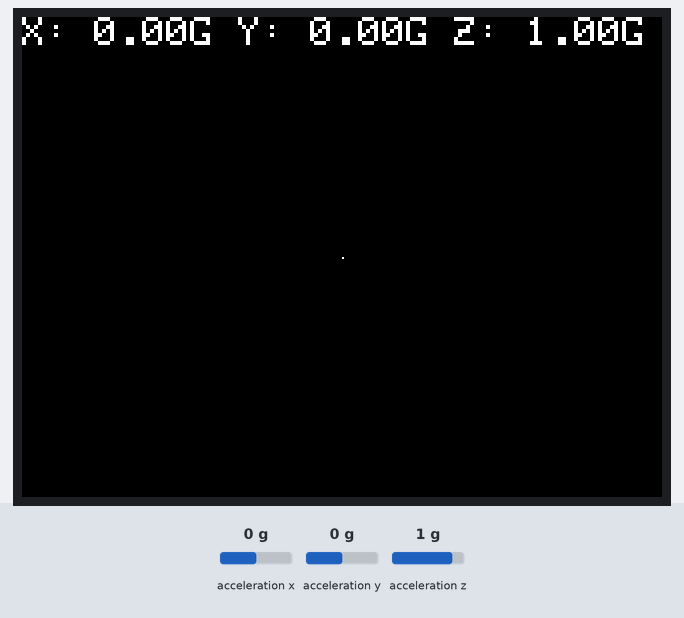
Recording of a program running on a simulated ESP32. On the bench: 320×240 colour display. The inputs (shaded band) are chosen by the test bench; at power-on: acceleration x 0 g, acceleration y 0 g, acceleration z 1 g.

Above: at 1.4 s.
1.5 s: acceleration x set to -1.4 g
At 2.1 s:
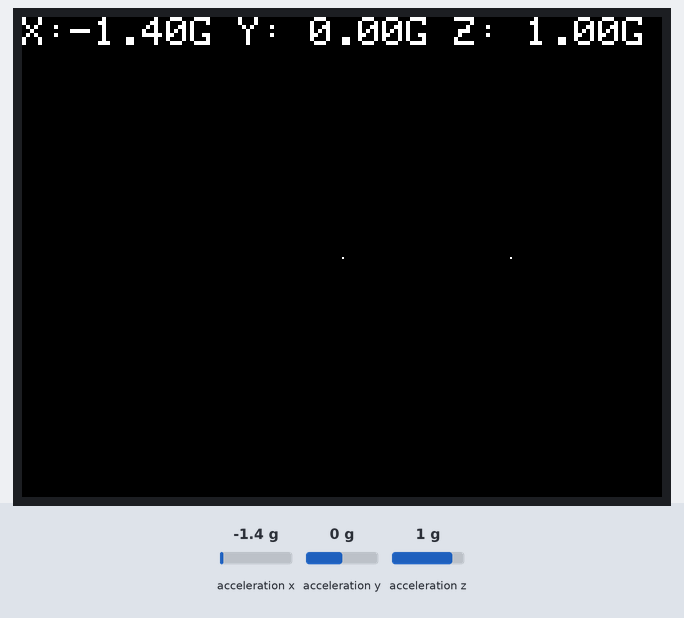
3.0 s: acceleration y set to -1.4 g
At 4.2 s:
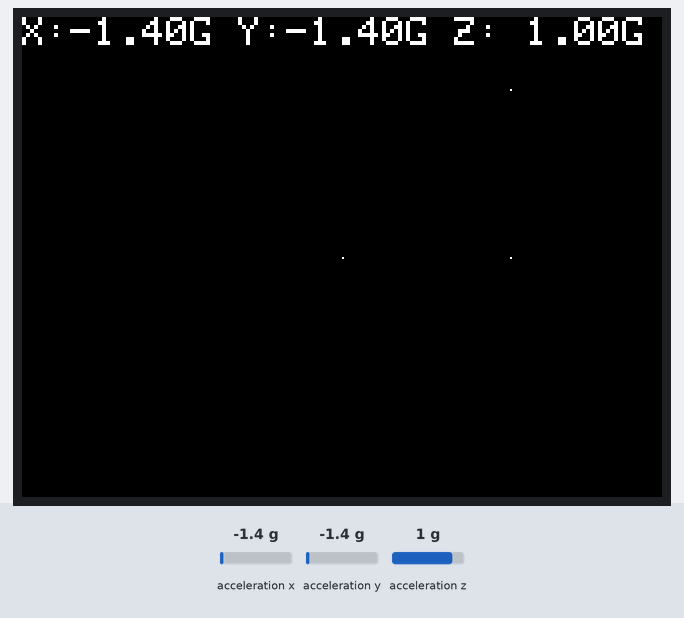
4.5 s: acceleration z set to -1.4 g
At 5.5 s:
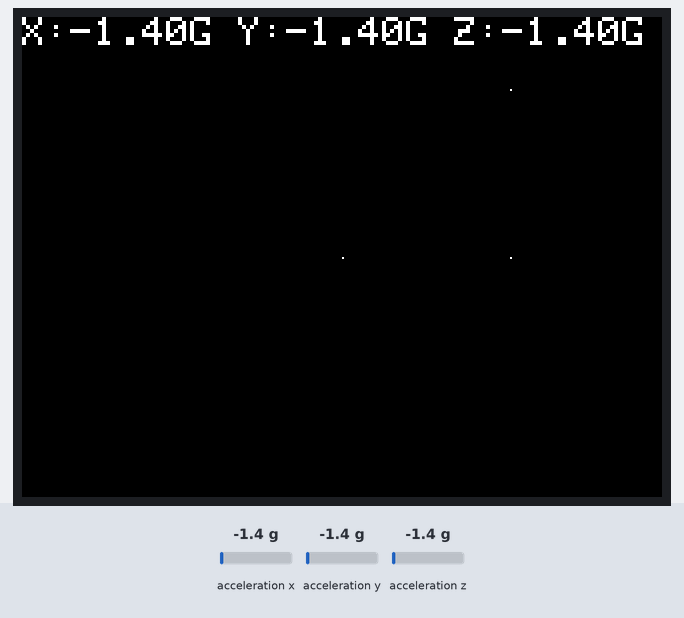
6.0 s: acceleration x set to -0.8 g
At 6.6 s:
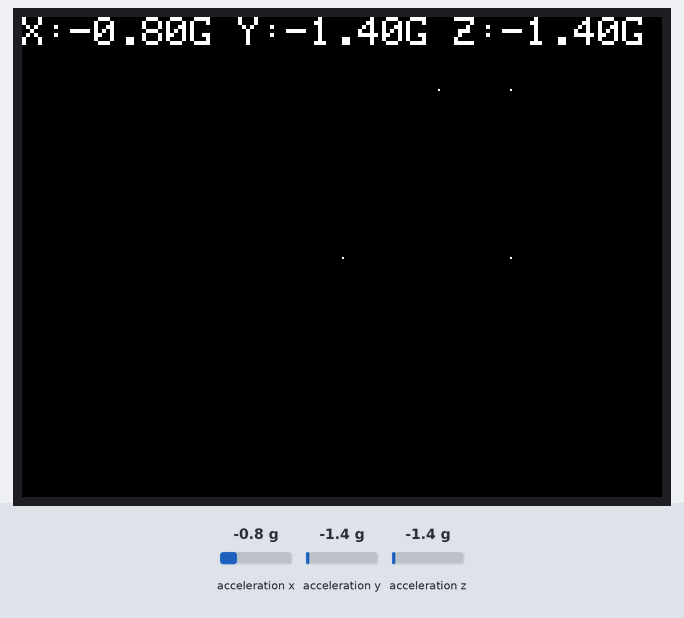
Timing chart, 0 to 8.5 s (numbered marks = the images above; inputs shaded):
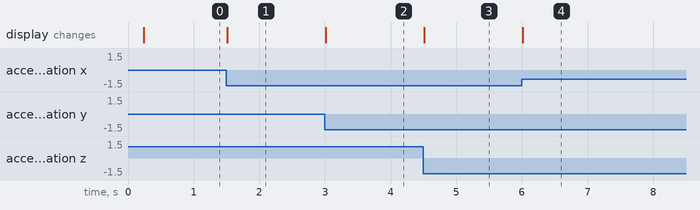

The program:

main.cpp
```cpp
#define M5STACK_MPU6886

#include <M5Stack.h>

void setup() {
  M5.begin();
  M5.Power.begin();
  M5.IMU.Init();

  M5.Lcd.fillScreen(BLACK);
  M5.Lcd.setTextSize(2);
}

void loop() {
  float acc_x = 0.0;
  float acc_y = 0.0;
  float acc_z = 0.0;
  M5.IMU.getAccelData(&acc_x, &acc_y, &acc_z);

  // LCD 表示
  M5.Lcd.setCursor(0, 0);
  M5.Lcd.printf("X:%5.2fG Y:%5.2fG Z:%5.2fG", acc_x, acc_y, acc_z);

  int x = map(acc_x * 100, -200, 200, 280, 40);
  int y = map(acc_y * 100, -200, 200, 0, 240);
  M5.Lcd.drawPixel(x, y, WHITE);

  delay(1);
}
```

Measured:
- after the input at 1.5 s, the display: changes at once (image 1)
- after the input at 3.0 s, the display: changes at once (image 2)
- after the input at 4.5 s, the display: changes at once (image 3)
- after the input at 6.0 s, the display: changes at once (image 4)
